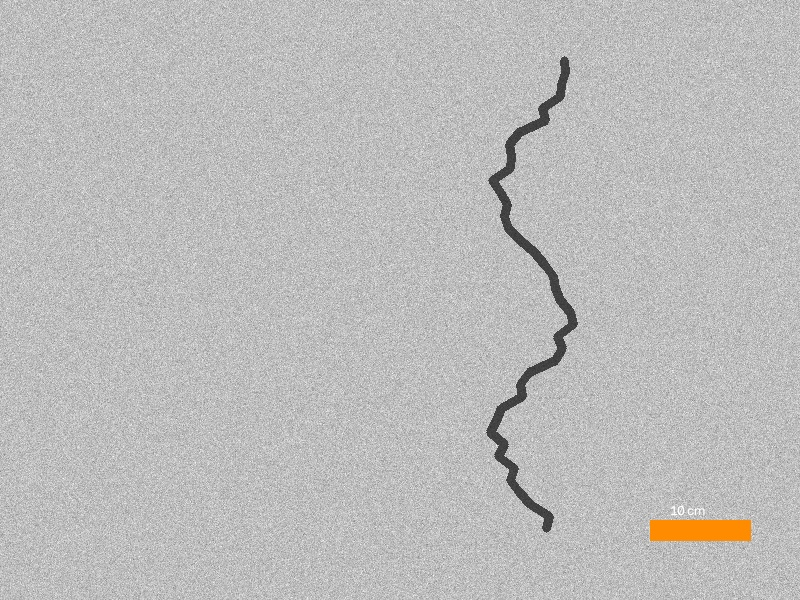
#> input picture dataset/raw/CAMPUS_ACADEMIC_001.jpg, 800 x 600 px
$ python -i calibration.py   (imports and definitions only)
#> lines starting #> are read from the running program, lines starting #| are printed output that depends on the picture; after the words box and inside, x2 and y2 are one past the last pixel; in counts of white or black regions, pixels touching at a corner belong together
#> further down, picture is the input picture: shape (600, 800, 3); mean B, G, R 187.3, 187.9, 188.4
"""
calibration.py
---------------
Handles pixel-to-centimeter conversion using a known-size reference
marker placed near the crack during photography.

IMPORTANT (per project requirements): a photograph alone gives no
physical scale. All physical measurements (cm) are only valid if a
reference object of known real-world size was captured in the SAME
photo, at roughly the SAME distance/plane as the crack. If no
reference is available, this module returns None for cm values and
the caller must report pixel measurements only, clearly labeled as
such — never invent a physical size.

UNIQUE FEATURE — Semi-automatic marker detection:
Rather than requiring you to manually click both ends of the
reference marker for every one of 200+ images, this module can
auto-detect a marker if you use a distinctly colored reference object
(we recommend a flat bright-orange or bright-green card/sticker of
known width, e.g. 10 cm). If auto-detection fails (marker missing,
occluded, wrong color), the GUI falls back to manual two-click
calibration. Both paths are provided.
"""

import cv2
import numpy as np


def auto_detect_marker(image_bgr, hsv_lower=(5, 150, 150), hsv_upper=(20, 255, 255)):
    """
    Attempts to auto-detect a bright-orange reference marker via HSV
    color thresholding and returns its pixel width (the longer side
    of its bounding box), or None if not found confidently.

    hsv_lower/upper default to an orange range; adjust if you use a
    different colored marker.
    """
#> called with hsv_lower = (5, 150, 150), hsv_upper = (20, 255, 255)
    hsv = cv2.cvtColor(image_bgr, cv2.COLOR_BGR2HSV)
#> hsv: shape (600, 800, 3); mean H, S, V 0.2, 1.2, 188.4
    mask = cv2.inRange(hsv, np.array(hsv_lower), np.array(hsv_upper))
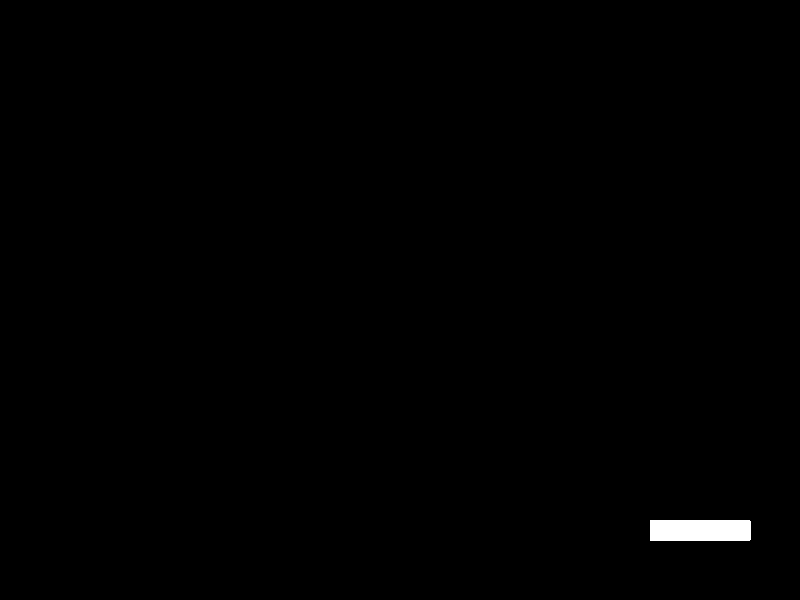
#> mask: shape (600, 800); 0.44% white; 1 white region, box (x1, y1, x2, y2) and area: (650, 520, 751, 541) 2119
    mask = cv2.morphologyEx(mask, cv2.MORPH_OPEN, np.ones((5, 5), np.uint8))

    contours, _ = cv2.findContours(mask, cv2.RETR_EXTERNAL, cv2.CHAIN_APPROX_SIMPLE)
#> contours = 1 item
    if not contours:
        return None

    largest = max(contours, key=cv2.contourArea)
#> largest = [[650, 520], [650, 540], [749, 540], [750, 539], [750, 521], [749, 520]]
    if cv2.contourArea(largest) < 200:  # too small to be a trustworthy marker
        return None

    rect = cv2.minAreaRect(largest)
#> rect = ((700, 530), (20, 100), -90)
    (w, h) = rect[1]
#> w = 20; h = 100
    pixel_length = max(w, h)
#> pixel_length = 100
    return pixel_length


def manual_calibration(pixel_length, real_world_cm):
    """User clicked two points a known real-world distance apart."""
    if pixel_length <= 0:
        return None
    return real_world_cm / pixel_length  # returns cm-per-pixel


def get_cm_per_pixel(image_bgr, real_world_cm=10.0):
    """
    Convenience wrapper: tries auto-detection first, falls back to
    None (meaning: caller should prompt for manual calibration or
    report in pixels only).
    """
    pixel_length = auto_detect_marker(image_bgr)
#> pixel_length = 100
    if pixel_length is None:
        return None, None
    cm_per_px = manual_calibration(pixel_length, real_world_cm)
#> cm_per_px = 0.1
    return cm_per_px, pixel_length

>>> import cv2
>>> picture = cv2.imread('../dataset/raw/CAMPUS_ACADEMIC_001.jpg')
>>> result = get_cm_per_pixel(picture)
#> result = (0.1, 100)
